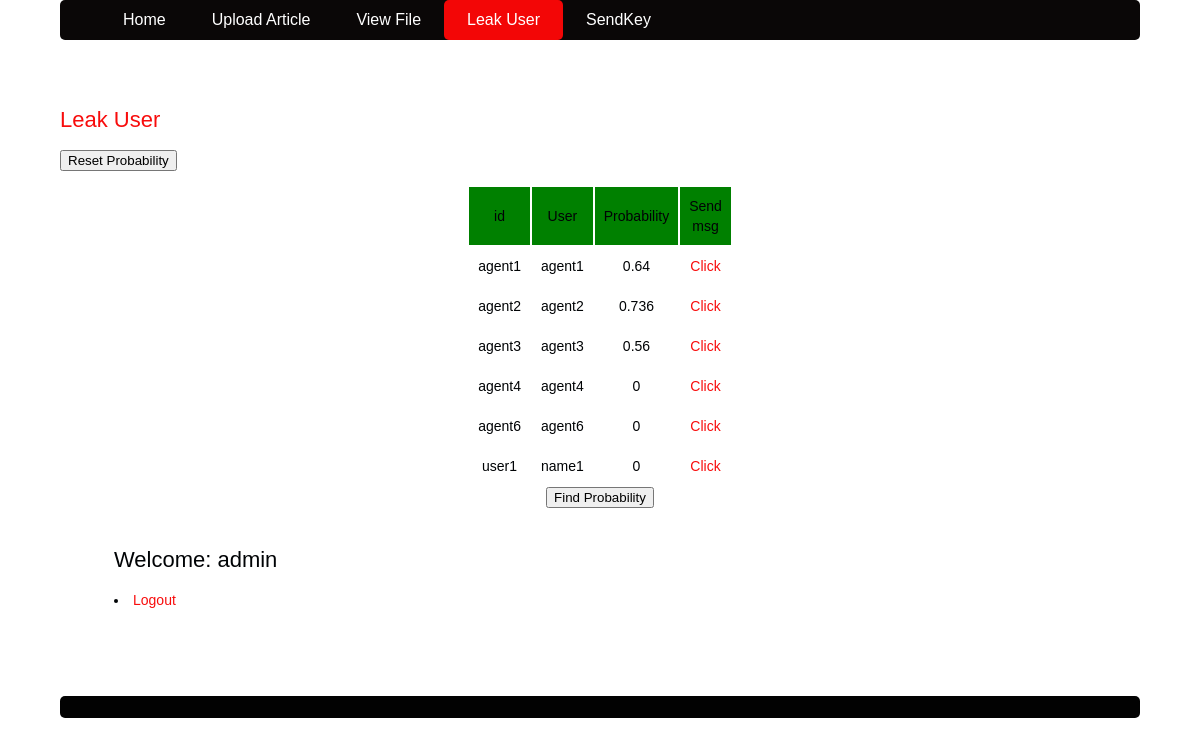
/admin/leakfile.php (signed in), run on the app's committed database.
### tables this page shows
CREATE TABLE `leaker` (
  `id` varchar(50) NOT NULL,
  `name` varchar(50) NOT NULL,
  `probability` float NOT NULL
);

### admin/leakfile.php (the view, shortened to what this page needs)
<!DOCTYPE html>
<html lang="en">
<head>
	<link rel="stylesheet" href="stylesheet.css" type="text/css" />
</head>
<body class="body">
	<header class="mainHeader">
		<nav><ul>
			<li ><a href="admin.php">Home</a></li>
			<li><a href="upload.php">Upload Article</a></li>
			<li ><a href="view file.php">View File</a></li>
			<li class="active"><a href="#">Leak User</a></li>
			<li ><a href="sendkey.php">SendKey</a></li>
		</ul></nav>
	</header>
	<div class="mainContent1">
		<div class="content">
				<article class="topcontent1">
					<header>
						<h2><a href="#" rel="bookmark" title="Permalink to this POST TITLE">Leak User</a></h2>
					</header>
					<content>
						<p>
							<form action="resetprobability.php">
    							<input type="submit" value="Reset Probability"/>
							</form>
							<form name="leaker" align="center" action="probability.php" method="POST">
							<table align="center" cellpadding="9" cellspacing="2" width="10">
								<tr bgcolor="green">
									<td >id</td>
									<td>User</td>
									<td>Probability</td>
									<td>Send msg</td></tr>
								<?PHP
									$con = mysqli_connect("localhost","root","");
                                	if (!$con)
                                    	echo('Could not connect: ' . mysqli_error($con));
                                	else {
                                    	mysqli_select_db($con, "dataleakage");
										$qry="Select * FROM leaker";
										$result=mysqli_query($con, $qry);
										while($w1=mysqli_fetch_array($result)) {
										echo'			<tr bgcolor="white">
										<td>'.$w1["id"].'    </td>
										<td>     '.$w1["name"].'
										</td><td>'.$w1["probability"].'
										</td><td>
										<a href="sendmsg.php?'.$w1["name"].'">Click</a>
										</td>
										</tr>';
										}
									}
								?>
							</p>
						</content>
					<input type="submit" value="Find Probability" />
				</article>
			</div>
<aside class="top-sidebar">
					<article>
					<h2>Welcome: <?php echo $_SESSION['name'] ?></h2>
<li><a href="logout.php">Logout</a></li>
				    </article>
				</aside>
		</div>
	<footer class="mainFooter">
	</footer>
</body>
</html>

### admin/stylesheet.css (style rules this page uses)
body { color: #000305; font-size: 87.5%; font-family: 'Trebuchet MS', Trebuchet, 'Lucida Sans Unicode', 'Lucida Grande', 'Lucida Sans', Arial, sans-serif; line-height: 1.429; margin: 0; padding: 0; text-align: left; }
.body { clear: both; margin: 0 auto; width: 90%; }
h2 { font-size: 1.571em }
h2, h3, h4, h5, h6 { font-weight: 400; line-height: 1.1; margin-bottom: .8em; }
a { outline: 0; }
a:link, a:visited { color: #f80c0c; padding: 2 3px; text-decoration: none; }
.mainHeader nav { background: rgb(10, 7, 7); font-size: 1.143em; height: 40px; line-height: 30px; margin: 0 auto 50px auto; text-align: center; border-radius: 5px; -moz-border-radius: 5px; -webkit-border-radius: 5px; }
.mainHeader nav ul { list-style: none; margin: 0 auto; }
.mainHeader nav ul li { float: left; display: inline; }
.mainHeader nav a:link, .mainHeader nav a:visited { color: #fff; display: inline-block; height: 30px; padding: 5px 23px; text-decoration: none; }
.mainHeader nav a:hover, .mainHeader nav a:active, .mainHeader nav .active a:link, .mainHeader nav .active a:visited { background: #f30606; color: #fff; text-shadow: none !important; }
.mainHeader nav li a { border-radius: 5px; -moz-border-radius: 5px; -webkit-border-radius: 5px; }
.content { width: 100%; float: left; border-radius: 5px; -moz-border-radius: 5px; -webkit-border-radius: 5px; }
.top-sidebar { width: 24%; float: left; margin-left: 2%; border-radius: 5px; -moz-border-radius: 5px; -webkit-border-radius: 5px; background-color: #FFF; padding: 2% 3%; margin-bottom: 2%; }
.mainFooter { width: 100%; float: left; margin-top: 4%; margin-bottom: 4%; padding-left: 0; background-color: rgb(2, 2, 2); border-radius: 8px; -moz-border-radius: 5px; -webkit-border-radius: 5px; color: rgb(240, 15, 15); }

### data on the page
leaker: id "agent1", name "agent1", probability "0.64"
leaker: id "agent2", name "agent2", probability "0.736"
leaker: id "agent3", name "agent3", probability "0.56"
leaker: id "agent4", name "agent4", probability "0"
leaker: id "agent6", name "agent6", probability "0"
leaker: id "user1", name "name1", probability "0"

### other printed values
$_SESSION['name'] "admin"
